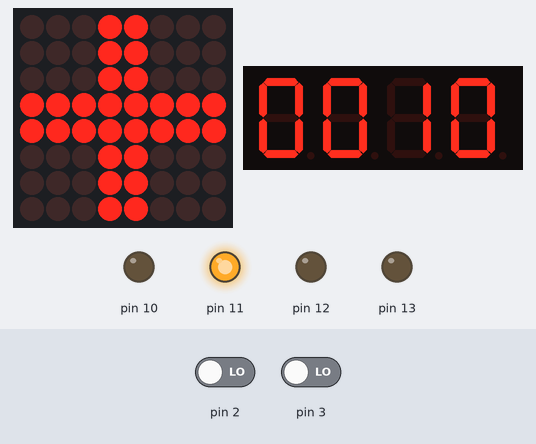
A sketch run on a simulated Arduino Uno, built with avr-gcc and run on an emulated ATmega328P. Shown: 8×8 LED matrix, 4-digit seven-segment display, output pins drawn as LEDs (lit = HIGH). The inputs (shaded band) are chosen by the test bench; at power-on: pin 2 LOW, pin 3 LOW. Random numbers use the default seed unless the sketch sets one.

Above: at 11.2 s.
11.3 s: pin 2 driven HIGH
At 12.06 s:
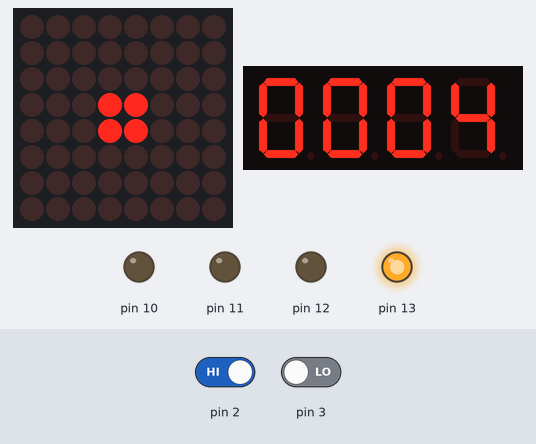
13.6 s: pin 2 driven LOW
16.0 s: pin 3 driven HIGH
At 16.53 s:
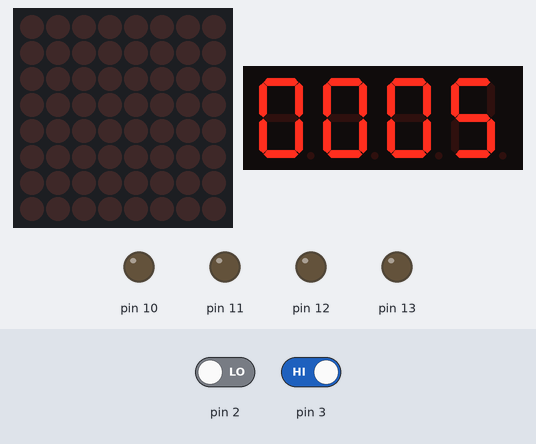
17.6 s: pin 3 driven LOW
At 19.69 s:
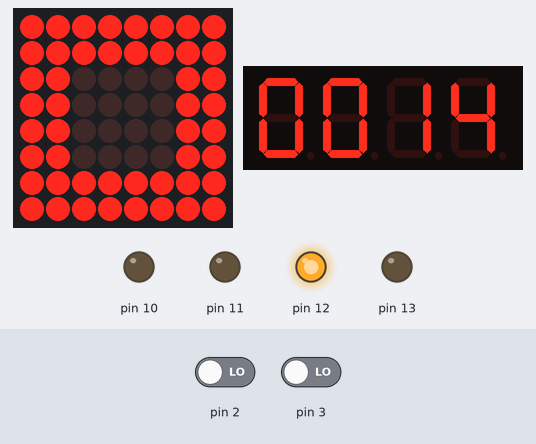
19.7 s: pin 2 driven HIGH
At 20.79 s:
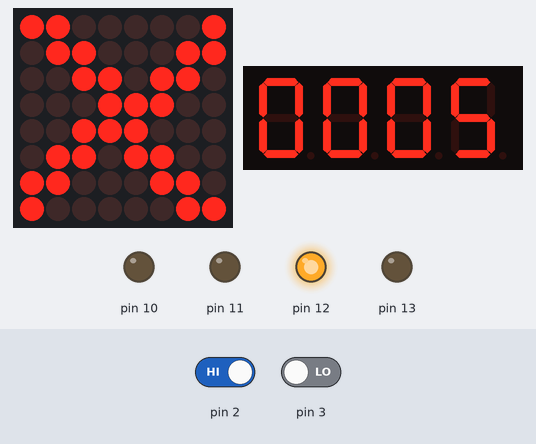
Timing chart, 0 to 23.7 s (numbered marks = the images above; inputs shaded):
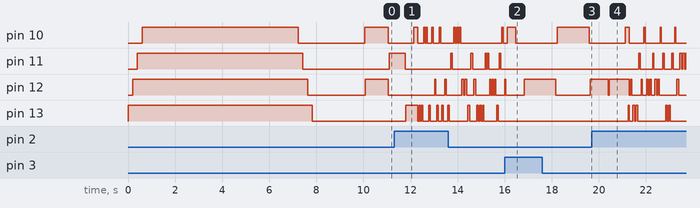

The sketch:

athleticTrainer.ino
```cpp
#include "Button.h"
#include "LedSimple.h"
#include "Matrix.h"
#include "Timer.h"
#include "OutManager.h"
#include "Clock.h"
#include <LinkedList.h>

Button* plus;
Button* minus;
Timer* timer;
Clock* clok;
OutManager* outManager;

LinkedList<LedSimple*>* leds;
LinkedList<Matrix*>* matrixs;

void setup() {
  Serial.begin(9600);
  leds = new LinkedList<LedSimple*>();
  leds->add(new LedSimple(13));
  leds->add(new LedSimple(12));
  leds->add(new LedSimple(11));
  leds->add(new LedSimple(10));

  matrixs = new LinkedList<Matrix*>();
  matrixs->add(new Matrix(5,6,7));

  outManager = new OutManager(leds, matrixs);
  outManager->bootAnimation();

  plus = new Button(3);
  minus = new Button(2);

  clok = new Clock(8,9);

  timer = new Timer(1000,plus,minus,outManager,clok);

  timer->execStart();
  plus->execStart();
  minus->execStart();
  clok->execStart();
  outManager->execStart();
}

void loop() {
  for(uint32_t i=0; i<leds->size(); i++){
    leds->get(i)->exec();
  }
  for(uint32_t i=0; i<matrixs->size(); i++){
    matrixs->get(i)->exec();
  }
  timer->exec();
  plus->exec();
  minus->exec();
  clok->exec();
  outManager->exec();
}
```

AsyncExecutor.cpp
```cpp
#include "AsyncExecutor.h"

void AsyncExecutor::execStart(){
  currentMillis = millis();
  objectActive = true;
  taskBoot();
}

void AsyncExecutor::execStop(){
  objectActive = false;
  taskShutdown();
}

void AsyncExecutor::exec(){
  if(objectActive){
    currentMillis = millis();
    if (currentMillis > previousMillis + interval) {
      previousMillis = currentMillis;
      task();
    }
  }
}

void AsyncExecutor::init(){
  objectActive = false;
  previousMillis = 0;
  currentMillis = 0;
}

void AsyncExecutor::setInterval(uint32_t i){
  interval = i;
}
```

AsyncExecutor.h
```cpp
#ifndef __ASYNCEXECUTOR_H
#define __ASYNCEXECUTOR_H

#include <Arduino.h>

class AsyncExecutor
{
protected:
    uint32_t interval;
    uint32_t previousMillis;
    uint32_t currentMillis;

    bool objectActive;

    virtual void task();
    virtual void taskBoot();
    virtual void taskShutdown();

public:
    void setInterval(uint32_t i);
    void init();
    void exec();
    void execStart();
    void execStop();
};

#endif
```

Button.cpp
```cpp
#include "Button.h"

void Button::task(){
  if (digitalRead(buttonPin) == HIGH) {
    clicked = true;
  } else {
    clicked = false;
  }
}

void Button::taskBoot(){
  clicked = false;
}

void Button::taskShutdown(){
  clicked = false;
}

Button::Button(uint32_t pin){
  buttonPin = pin;
  pinMode(buttonPin, INPUT);
  clicked = false;
  setInterval(1);

  init();
}
```

Button.h
```cpp
#ifndef __BUTTON_H
#define __BUTTON_H

#include "AsyncExecutor.h"

class Button : public AsyncExecutor
{
private:
    uint32_t buttonPin;
    bool clicked;

public:
    Button(uint32_t pin);
    bool isClicked() { return clicked; }

    void task();
    void taskBoot();
    void taskShutdown();
};

#endif
```

Clock.cpp
```cpp
#include "Clock.h"

void Clock::task(){
  displayNumber(value);
}

void Clock::taskBoot(){
  displayNumber(0);
}

void Clock::taskShutdown(){
  displayNumber(0);
}

Clock::Clock(uint32_t clk, uint32_t dio){
  tm = new TM1637(clk,dio);
  tm -> set(0);
  tm -> point(0);
  tm -> init();
  setNumber(0);
  setInterval(10);
  init();
}

void Clock::setNumber(uint32_t n){
  value = n;
}

void Clock::displayNumber(int num){
    tm->display(3, num % 10);
    tm->display(2, num / 10 % 10);
    tm->display(1, num / 100 % 10);
    tm->display(0, num / 1000 % 10);
}
```

Clock.h
```cpp
#ifndef __CLOCK_H
#define __CLOCK_H

#include "AsyncExecutor.h"
#include <TM1637.h>

class Clock : public AsyncExecutor
{
private:
    uint32_t value;
    TM1637 * tm;

    void displayNumber(int num);

public:
    Clock(uint32_t clk, uint32_t dio);

    void setNumber(uint32_t n);

    void task();
    void taskBoot();
    void taskShutdown();
};

#endif
```

LedSimple.cpp
```cpp
#include "LedSimple.h"

void LedSimple::task(){

}

void LedSimple::taskBoot(){
  digitalWrite(ledPin, HIGH);
}

void LedSimple::taskShutdown(){
  digitalWrite(ledPin, LOW);
}

LedSimple::LedSimple(uint32_t pin){
  ledPin = pin;
  setInterval(1024);
  pinMode(ledPin, OUTPUT);
  digitalWrite(ledPin, LOW);
  init();
}

void LedSimple::setLed(bool state){
  if(state) digitalWrite(ledPin, HIGH);
  else digitalWrite(ledPin, LOW);
}
```

LedSimple.h
```cpp
#ifndef __LEDSIMPLE_H
#define __LEDSIMPLE_H

#include "AsyncExecutor.h"

class LedSimple : public AsyncExecutor
{
private:
    uint32_t ledPin;

public:
    LedSimple(uint32_t pin);

    void setLed(bool state);

    void task();
    void taskBoot();
    void taskShutdown();
};

#endif
```

Matrix.cpp
```cpp
#include "Matrix.h"
#include "MatrixImages.h"

void Matrix::task(){

}

void Matrix::taskBoot(){
  for (uint32_t row = 0; row < 8; row++) {
    lc->setRow(0, row, image[row]);
  }
}

void Matrix::taskShutdown(){
  setImage(blankImg);
  lc->clearDisplay(0);
}

Matrix::Matrix(uint32_t DIN, uint32_t CS, uint32_t CLK){
  lc = new LedControl(DIN, CLK, CS, 1);
  lc->shutdown(0, false);
  lc->setIntensity(0, 15);
  lc->clearDisplay(0);
  setInterval(1);
  blankImg=new byte[8] IMAGE_NO;
  image = blankImg;
  init();
}

void Matrix::setImage(byte* img){
  image = img;
}

void Matrix::setLed(uint32_t row, uint32_t  col, bool state){
  lc->setLed(0, row, col, state);
}
```

Matrix.h
```cpp
#ifndef __MATRIX_H
#define __MATRIX_H

#include "AsyncExecutor.h"
#include "LedControl.h"

class Matrix : public AsyncExecutor
{
private:
  LedControl* lc;
  byte* image;
  byte* blankImg;

public:
    Matrix(uint32_t DIN, uint32_t CLK, uint32_t CS);

    void setImage(byte* img);
    void setLed(uint32_t row, uint32_t  col, bool state);

    void task();
    void taskBoot();
    void taskShutdown();
};

#endif
```

MatrixImages.h
```cpp
#ifndef __MATRIXIMAGES_H
#define __MATRIXIMAGES_H

#define IMAGE_NO      {B00000000,B00000000,B00000000,B00000000,B00000000,B00000000,B00000000,B00000000}
#define IMAGE_FULL    {B11111111,B11111111,B11111111,B11111111,B11111111,B11111111,B11111111,B11111111}
#define IMAGE_FA      {B10000000,B11000000,B11100000,B11110000,B11111000,B11111100,B11111110,B11111111}
#define IMAGE_FB      {B11111111,B01111111,B00111111,B00011111,B00001111,B00000111,B00000011,B00000001}
#define IMAGE_FC      {B00011000,B00011000,B00011000,B11111111,B11111111,B00011000,B00011000,B00011000}
#define IMAGE_FD      {B11111111,B11111111,B11000011,B11000011,B11000011,B11000011,B11111111,B11111111}
#define IMAGE_FE      {B00000000,B00000000,B00000000,B00011000,B00011000,B00000000,B00000000,B00000000}
#define IMAGE_FF      {B11000001,B01100011,B00110110,B00011100,B00111000,B01101100,B11000110,B10000011}
#define IMAGE_ARROW_D {B00111000,B00111000,B00111000,B00111000,B11111110,B01111100,B00111000,B00010000}
#define IMAGE_ARROW_R {B00001000,B00001100,B11111110,B11111111,B11111110,B00001100,B00001000,B00000000}
#define IMAGE_ARROW_U {B00010000,B00111000,B01111100,B11111110,B00111000,B00111000,B00111000,B00111000}
#define IMAGE_ARROW_L {B00010000,B00110000,B01111111,B11111111,B01111111,B00110000,B00010000,B00000000}

#endif
```

OutManager.cpp
```cpp
#include "OutManager.h"
#include "MatrixImages.h"

void OutManager::exec(){
  if(objectActive){
    currentMillis = millis();
    if (currentMillis > previousMillis + interval) {
      previousMillis = currentMillis;
      task();
    } else if (currentMillis > previousMillis + (interval-50)) { //(interval-1000) se si vuole un black fisso di 1 secondo
      closeAll();
    }
  }
}

void OutManager::closeAll(){
  for(uint32_t i=0; i<leds->size(); i++){
    leds->get(i)->execStop();
  }
  for(uint32_t i=0; i<matrixs->size(); i++){
    matrixs->get(i)->execStop();
  }
}

void OutManager::task(){
  uint32_t ledIdx = rand() % leds->size();
  leds->get(ledIdx)->execStart();

  uint32_t imgIdx = rand() % images->size();
  byte* image = images->get(imgIdx);
  for(uint32_t i=0; i<matrixs->size(); i++){
    matrixs->get(i)->setImage(image);
    matrixs->get(i)->execStart();
  }

}

void OutManager::taskBoot(){
   closeAll();
   task();
}

void OutManager::taskShutdown(){
  closeAll();
}

OutManager::OutManager(LinkedList<LedSimple*>* _leds, LinkedList<Matrix*>* _matrixs){
  matrixs=_matrixs;
  leds=_leds;
  images = new LinkedList<byte*>();

  //images->add(new byte[8] IMAGE_FA);
  //images->add(new byte[8] IMAGE_FB);
  images->add(new byte[8] IMAGE_FC);
  images->add(new byte[8] IMAGE_FD);
  images->add(new byte[8] IMAGE_FE);
  images->add(new byte[8] IMAGE_FF);

  setInterval(100);
  init();
}

void OutManager::bootAnimation(){
  //cose scenografiche
  for(uint32_t i=0; i<leds->size(); i++){
    leds->get(i)->setLed(true);
    delay(200);
  }
  for(uint32_t i=0; i<matrixs->size(); i++){
    for(uint32_t j=0; j<8; j++){
      for(uint32_t k=0; k<8; k++){
        matrixs->get(i)->setLed(j, k, true);
        delay(50);
      }
    }
    for(uint32_t j=0; j<8; j++){
      for(uint32_t k=0; k<8; k++){
        matrixs->get(i)->setLed(k, j, false);
        delay(50);
      }
    }
  }
  for(uint32_t i=0; i<leds->size(); i++){
    leds->get(leds->size()-i-1)->setLed(false);
    delay(200);
  }
  closeAll();
  delay(2000);
}
```

OutManager.h
```cpp
#ifndef __OUTMANAGER_H
#define __OUTMANAGER_H

#include "AsyncExecutor.h"
#include "LedSimple.h"
#include "Matrix.h"
#include <LinkedList.h>

class OutManager : public AsyncExecutor
{
protected:

    LinkedList<LedSimple*>* leds;
    LinkedList<Matrix*>* matrixs;
    LinkedList<byte*>* images;

    void closeAll();

public:
    OutManager(LinkedList<LedSimple*>* _leds, LinkedList<Matrix*>* _matrixs);

    void bootAnimation();

    void exec();

    void task();
    void taskBoot();
    void taskShutdown();
};

#endif
```

Timer.cpp
```cpp
#include "Timer.h"

Timer::Timer(uint32_t _timing, Button* _plus, Button* _minus, OutManager* _outmanager, Clock* _clok){
  init();
  setInterval(100);
  timing = _timing;
  plus = _plus;
  minus = _minus;
  outmanager = _outmanager;
  clok = _clok;
  clok->setNumber(timing/100);
}

void Timer::increase(uint32_t delta){
  if(timing + delta <= __TIMER_H_MAX_INTER){
    timing += delta;
  } else {
    timing = __TIMER_H_MAX_INTER;
  }
  clok->setNumber(timing/100);
}

void Timer::decrease(uint32_t delta){
  if(timing - delta > __TIMER_H_MIN_INTER){
    timing -= delta;
  } else {
    timing = __TIMER_H_MIN_INTER;
  }
  clok->setNumber(timing/100);
}

void Timer::task(){
    if(plus->isClicked()){
      increase(__TIMER_H_FIXED_DELTA);
    }
    if(minus->isClicked()){
      decrease(__TIMER_H_FIXED_DELTA);
    }
    outmanager->setInterval(timing);
}

void Timer::taskBoot(){}

void Timer::taskShutdown(){}
```

Timer.h
```cpp
#ifndef __TIMER_H
#define __TIMER_H

#define __TIMER_H_FIXED_DELTA 100
#define __TIMER_H_MAX_INTER 999900
#define __TIMER_H_MIN_INTER __TIMER_H_FIXED_DELTA

#include "AsyncExecutor.h"
#include "Button.h"
#include "OutManager.h"
#include "Clock.h"

class Timer : public AsyncExecutor
{
private:
    uint32_t timing;
    Button* plus;
    Button* minus;
    OutManager* outmanager;
    Clock* clok;


public:
    Timer(uint32_t _timeing, Button* _plus, Button* _minus, OutManager* _outmanager, Clock* _clok);

    void increase(uint32_t delta);
    void decrease(uint32_t delta);

    void task();
    void taskBoot();
    void taskShutdown();

    uint32_t getTiming() {return timing;}
};

#endif
```

Measured:
- after the input at 11.3 s, pin 12: alternates HIGH for 0.06 s and LOW for 0.38 s, starting after 1.7 s
- after the input at 17.6 s, pin 10: LOW → HIGH after 0.63 s, → LOW 1.4 s later; pin 12: HIGH → LOW after 0.58 s, → HIGH 1.5 s later
- after the input at 19.7 s, pin 10: LOW → HIGH after 1.4 s, then repeats every 0.68 s: LOW 0.61 s, HIGH 0.08 s
